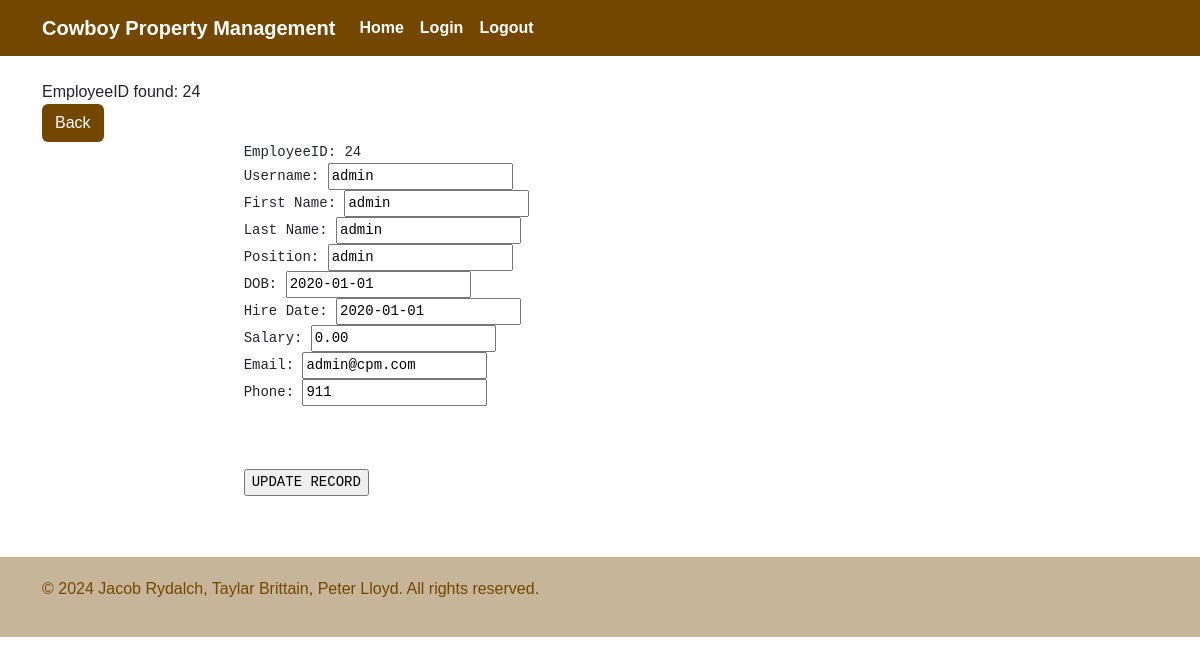
Page /updateEmployee.php?EmployeeID=24 (signed in) on the committed database.
### tables this page shows
CREATE TABLE IF NOT EXISTS `employee` (
  `EmployeeID` smallint UNSIGNED NOT NULL AUTO_INCREMENT,
  `LastName` varchar(30) NOT NULL,
  `FirstName` varchar(30) NOT NULL,
  `Position` varchar(30) NOT NULL,
  `DOB` date NOT NULL,
  `HireDate` date NOT NULL,
  `Salary` decimal(9,2) NOT NULL,
  `EmailAdd` varchar(50) NOT NULL,
  `PhoneNum` varchar(15) NOT NULL,
  `Username` varchar(255) NOT NULL,
  `Password` varchar(255) NOT NULL,
  PRIMARY KEY (`EmployeeID`)
);

### updateEmployee.php (the view, shortened to what this page needs)
<!DOCTYPE html>
<html>
	<head>
		<link href="https://cdn.jsdelivr.net/npm/bootstrap@5.3.3/dist/css/bootstrap.min.css" rel="stylesheet">
		<link href="cpm-universal-styles.css" rel="stylesheet">
	</head>
	<body>
		<nav class="navbar navbar-expand-lg custom-navbar">
			<div class="container">
			    <a class="navbar-brand custom-navbar-item" href="public-home.php">Cowboy Property Management</a>
				<div class="collapse navbar-collapse text-center" id="navbarNav">
					<ul class="navbar-nav ml-auto">
						<li class="nav-item">
							<a class="nav-link custom-navbar-item" href="public-home.php" >Home</a>
						</li>
						<li class="nav-item">
							<a class="nav-link custom-navbar-item" href="login-form.php" >Login</a>
						</li>
						<li class="nav-item">
							<a class="nav-link custom-navbar-item" href="logout.php" >Logout</a>
						</li>
					</ul>
				</div>
			</div>
		</nav>
		<br>
		<div class='container'>
		<?php
		require_once 'login.php';
		$conn = new mysqli($hn, $un, $pw, $db);
		if (isset($_GET['EmployeeID'])) {
			echo "EmployeeID found: " . $_GET['EmployeeID'] . "<br>";
			$employeeID = $_GET['EmployeeID'];
			echo "<a href='employee-details.php?EmployeeID=$employeeID' class='btn custom-btn1'>Back</a>";
			$query = "SELECT * FROM employee WHERE EmployeeID = $employeeID";
			$result = $conn->query($query);
			if ($result->num_rows > 0) {
				while ($row = $result->fetch_array(MYSQLI_ASSOC)) {
					echo <<<_END
			<form action='updateEmployee.php?EmployeeID=$employeeID' method='post'>
				<pre>
					EmployeeID: $row[EmployeeID]
					Username: <input type='text' name='username' value='$row[Username]'>
					First Name: <input type='text' name='firstname' value='$row[FirstName]'>
					Last Name: <input type='text' name='lastname' value='$row[LastName]'>
					Position: <input type='text' name='position' value='$row[Position]'>
					DOB: <input type='text' name='dob' value='$row[DOB]'>
					Hire Date: <input type='text' name='hiredate' value='$row[HireDate]'>
					Salary: <input type='text' name='salary' value='$row[Salary]'>
					Email: <input type='text' name='emailadd' value='$row[EmailAdd]'>
					Phone: <input type='text' name='phonenum' value='$row[PhoneNum]'>
					<input type='hidden' name='update' value='yes'>
					<input type='hidden' name='EmployeeID' value='$row[EmployeeID]'>
					<input type='submit' value='UPDATE RECORD'>
				</pre>
			</form>
		_END;
				}
			} else {
				echo "No records found for the given EmployeeID.";
			}
		}
		?>
		</div>
		<br>
		<div class='custom-footer'>
			<div class='container'>
				<p style='color: #744700;'>&copy; 2024 Jacob Rydalch, Taylar Brittain, Peter Lloyd. All rights reserved.</p>
			</div>
		</div>
	</body>
</html>

### cpm-universal-styles.css (style rules this page uses)
body { font-family: Arial; }
.custom-footer { background-color: #c7b599; padding: 20px; width: 100%; }
.custom-navbar { background-color: #744700; }
.custom-navbar-item { color: white; font-weight: bold; }
.custom-btn1 { background-color: #744700; color: white; }

### rows in the picture
employee: EmployeeID "24", username "admin", firstname "admin", lastname "admin", position "admin", dob "2020-01-01", hiredate "2020-01-01", salary "0.00", emailadd "admin@cpm.com", phonenum "911"

### other values in the picture
$_GET['EmployeeID'] "24"
